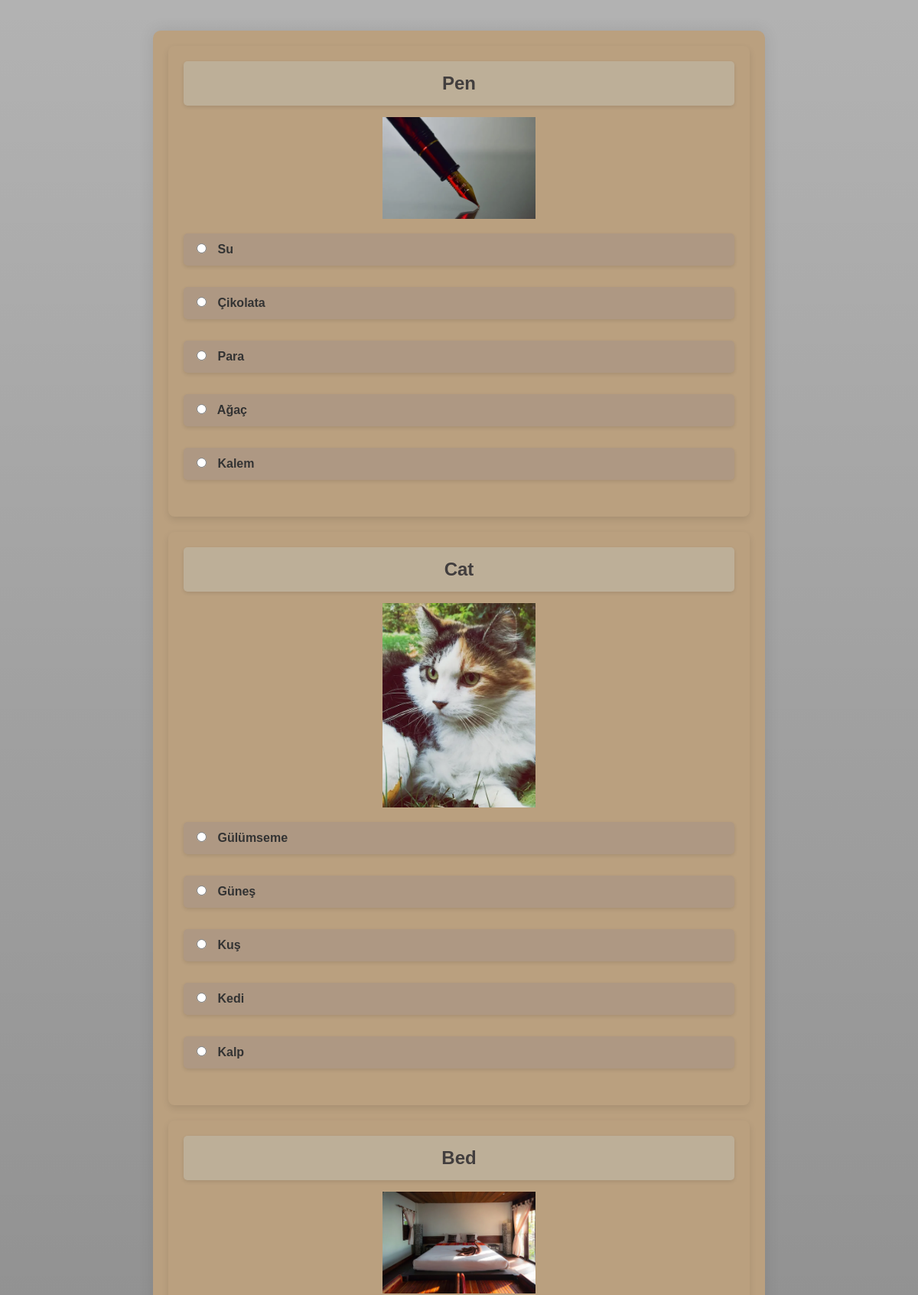
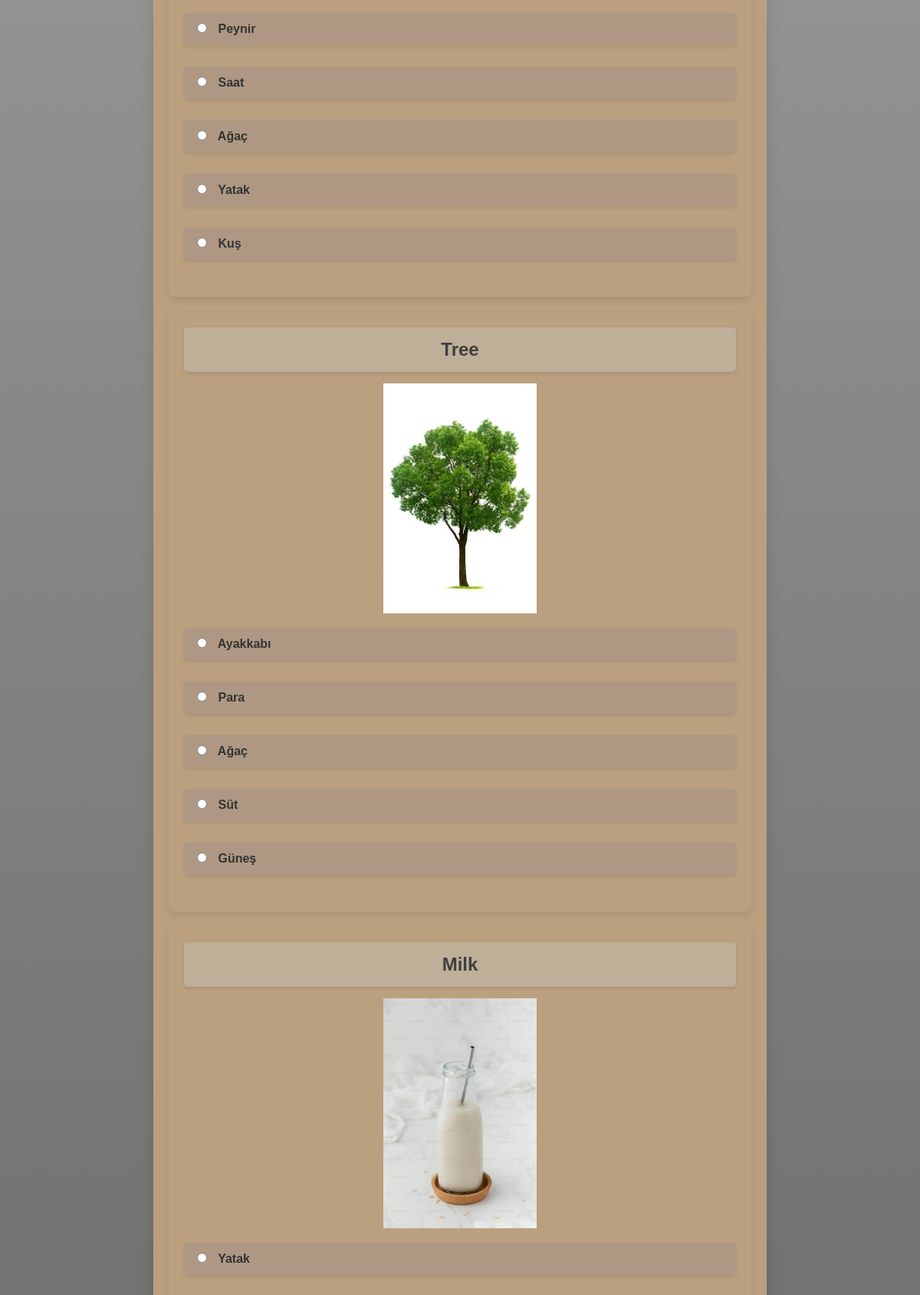
The app's page /language_app/quiz/ (signed in, upper part) with its own data (2 pictures, top to bottom).
### language_app/models.py (models this page shows)
class Words(models.Model):
    english = models.CharField(max_length=30, unique=True)
    turkish = models.CharField(max_length=30)
    in_sentence = models.CharField(max_length=200)
    img = models.ImageField(upload_to='words_imgs/')

### language_app/views.py (the view)
# urls.py: path('quiz/', views.quiz_view, name='quiz'),
@login_required(login_url=reverse_lazy("login"))
def quiz_view(request):
    user = request.user
    if request.method == "POST":
        correct_answers = []
        wrong_answers = []
        data = json.loads(request.body)
        answer_datas = data.get('answer_data', [])
        for answer_data in answer_datas:
            word = Words.objects.get(english=answer_data.get('question'))
            if answer_data.get('answer') == word.turkish:
                correct_answers.append(UserWords.objects.get(user_id=user.id, word_id=word.id))
            else:
                wrong_answers.append(UserWords.objects.get(user_id=user.id, word_id=word.id))
        for correct_answer in correct_answers:
            correct_answer.corect_count += 1
            if correct_answer.corect_count == 7:
                correct_answer.is_learned = True
            correct_answer.save()
        for wrong_answer in wrong_answers:
            wrong_answer.corect_count = 0
            wrong_answer.save()
        return HttpResponse(json.dumps({"correct": len(correct_answers), "wrong": len(wrong_answers)}),
                            content_type="application/json")
    else:
        now = datetime.now(timezone.utc)
        one_day_ago = now - timedelta(days=1)
        one_week_ago = now - timedelta(days=7)
        one_month_ago = now - timedelta(days=30)
        three_month_ago = now - timedelta(days=90)  # Fixed typo from tree_month_ago
        six_month_ago = now - timedelta(days=180)
        one_year_ago = now - timedelta(days=365)
        words = []
        word_count = 0
        question_count = QuestionCount.objects.get(id=user.id)
        unique_words = set()  # Using a set to keep track of unique words
        userwords = []
        all_userwords = UserWords.objects.filter(user_id=user.id, is_learned=0)  # Fetch all words from the database
        for all_userword in all_userwords:
            if all_userword.corect_count == 0:
                userwords.append(Words.objects.get(id=all_userword.word_id))
            if all_userword.corect_count == 1 and all_userword.updated_date < one_day_ago:
                userwords.append(Words.objects.get(id=all_userword.word_id))
            if all_userword.corect_count == 2 and all_userword.updated_date < one_week_ago:
                userwords.append(Words.objects.get(id=all_userword.word_id))
            if all_userword.corect_count == 3 and all_userword.updated_date < one_month_ago:
                userwords.append(Words.objects.get(id=all_userword.word_id))
            if all_userword.corect_count == 4 and all_userword.updated_date < three_month_ago:
                userwords.append(Words.objects.get(id=all_userword.word_id))
            if all_userword.corect_count == 5 and all_userword.updated_date < six_month_ago:
                userwords.append(Words.objects.get(id=all_userword.word_id))
            if all_userword.corect_count == 6 and all_userword.updated_date < one_year_ago:
                userwords.append(Words.objects.get(id=all_userword.word_id))
        while word_count < question_count.ask_count and len(unique_words) < len(userwords):
            random_word = random.choice(userwords)
            if random_word.english not in unique_words:
                word_count += 1
                unique_words.add(random_word.english)
                choises = [random_word.turkish]
                selected_choises = random.sample([w for w in userwords if w.id != random_word.id], 4)
                for selected_choise in selected_choises:
                    choises.append(selected_choise.turkish)
                random.shuffle(choises)
                question_data = {
                    'question': random_word.english,
                    'img': random_word.img.url if random_word.img else None,  # Include image if available
                    'choices0': choises[0],
                    'choices1': choises[1],
                    'choices2': choises[2],
                    'choices3': choises[3],
                    'choices4': choises[4],
                }
                words.append(question_data)
        return render(request, "quiz.html", {"words": words})

### language_app/templates/quiz.html (shortened to what this page needs)
{% load static %}
<!DOCTYPE html>
<html lang="en">
<head>
    <link href="{% static 'css/quizstyle.css' %}" rel="stylesheet" />
</head>
<body>
    <div id="quiz-container" data-total-questions="{{ words|length }}">
        <form id="quiz-form">
            {% for word in words %}
            <div class="question">
                <p>{{ word.question }}</p>
                <img src="{% static word.img %}" alt="Question Image">
                <label><input type="radio" name="answers{{ forloop.counter }}" value="{{ word.choices0 }}"> {{ word.choices0 }}</label><br>
                <label><input type="radio" name="answers{{ forloop.counter }}" value="{{ word.choices1 }}"> {{ word.choices1 }}</label><br>
                <label><input type="radio" name="answers{{ forloop.counter }}" value="{{ word.choices2 }}"> {{ word.choices2 }}</label><br>
                <label><input type="radio" name="answers{{ forloop.counter }}" value="{{ word.choices3 }}"> {{ word.choices3 }}</label><br>
                <label><input type="radio" name="answers{{ forloop.counter }}" value="{{ word.choices4 }}"> {{ word.choices4 }}</label><br>
            </div>
            {% endfor %}
        </form>
    </div>
</body>
</html>

### language_app/static/css/quizstyle.css (style rules this page uses)
* { box-sizing: border-box; margin: 0; padding: 0; }
html, body { height: 100%; }
body { font-family: 'Arial', sans-serif; background: linear-gradient(to bottom, rgba(0, 0, 0, 0.3) 0%, rgba(0, 0, 0, 0.7) 75%, #000 100%), url("https://wallpapers.com/images/featured/big-ben-6fh31pzs6p6ryz4k.jpg"); background-size: cover; background-repeat: no-repeat; background-attachment: fixed; color: #333; position: relative; }
#quiz-container { position: relative; max-width: 800px; margin: 40px auto; padding: 20px; background: #baa07f; border-radius: 10px; box-shadow: 0 0 20px rgba(0, 0, 0, 0.1); overflow: hidden; z-index: 20; }
.question { margin-bottom: 20px; padding: 20px; background: #baa07f; border-radius: 8px; box-shadow: 0 4px 10px rgba(0, 0, 0, 0.1); }
.question p { font-weight: bold; font-size: 1.5em; color: #423e3e; background-color: #bdaf98; padding: 15px; border-radius: 5px; margin-bottom: 15px; box-shadow: 0 2px 5px rgba(0, 0, 0, 0.1); transition: background-color 0.3s ease, color 0.3s ease; text-align: center; }
label { display: block; margin-bottom: 10px; padding: 10px 15px; background-color: #ae9883; border: 2px solid #ae9883; border-radius: 5px; cursor: pointer; font-size: 1em; font-weight: bold; color: #333; transition: background-color 0.3s ease, border-color 0.3s ease, box-shadow 0.3s ease, color 0.3s ease, transform 0.3s; box-shadow: 0 2px 5px rgba(0, 0, 0, 0.1); }
.question input[type="radio"] { margin-right: 10px; }
.question img { width: 200px; height: auto; display: block; margin: 0 auto 19px auto; }

### records on screen
Words: question "Pen", choices4 "Kalem"
Words: choices0 "Su"
Words: choices1 "Çikolata"
Words: choices2 "Para", choices1 "Para"
Words: choices3 "Ağaç", choices2 "Ağaç" "Ağaç", question "Tree"
Words: question "Cat", choices3 "Kedi"
Words: choices0 "Gülümseme"
Words: choices1 "Güneş", choices4 "Güneş"
Words: choices2 "Kuş", choices4 "Kuş"
Words: choices4 "Kalp"
Words: question "Bed", choices3 "Yatak", choices0 "Yatak"
Words: choices0 "Peynir"
Words: choices1 "Saat"
Words: choices0 "Ayakkabı"
Words: choices3 "Süt", question "Milk"
